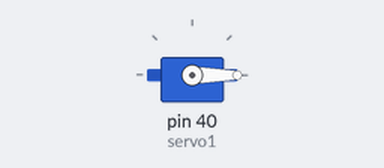
The program below on a simulated Raspberry Pi (header pin numbers). Parts: servo. Servo angles are drawn from the pulse width (0.5 ms = 0°, 2.5 ms = 180°).

Above: at 0.05 s.
At 0.7 s:
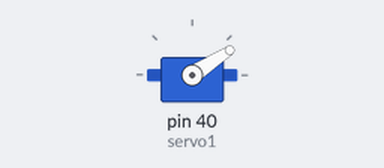
At 1.4 s:
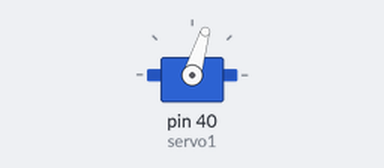
At 2.8 s:
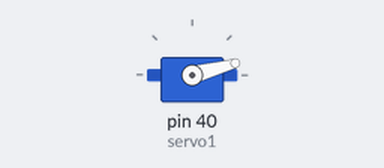
Timing chart, 0 to 6.7 s (numbered marks = the images above):
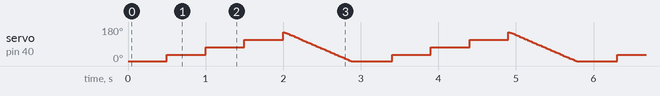

The program:

servo_water_spray.py
```python
import time
import RPi.GPIO as GPIO
GPIO.setmode(GPIO.BOARD)

servo1=40
blue=7
GPIO.setup(servo1,GPIO.OUT)
pwm1=GPIO.PWM(servo1,50)
pwm1.start(2.1)

s=0.005

for l in range (0,30):

    j=180
    g=0
    for i in range (0,4):

        position=g
        DC1=8.9/180.*(position)+2.1
        pwm1.ChangeDutyCycle(DC1)
        g=g+45
        time.sleep(0.5)

    for i in range (0,180):

        position=j
        DC1=8.9/180.*(position)+2.1
        pwm1.ChangeDutyCycle(DC1)
        time.sleep(s)
        j=j-1

pwm1.stop()
GPIO.cleanup()
```
